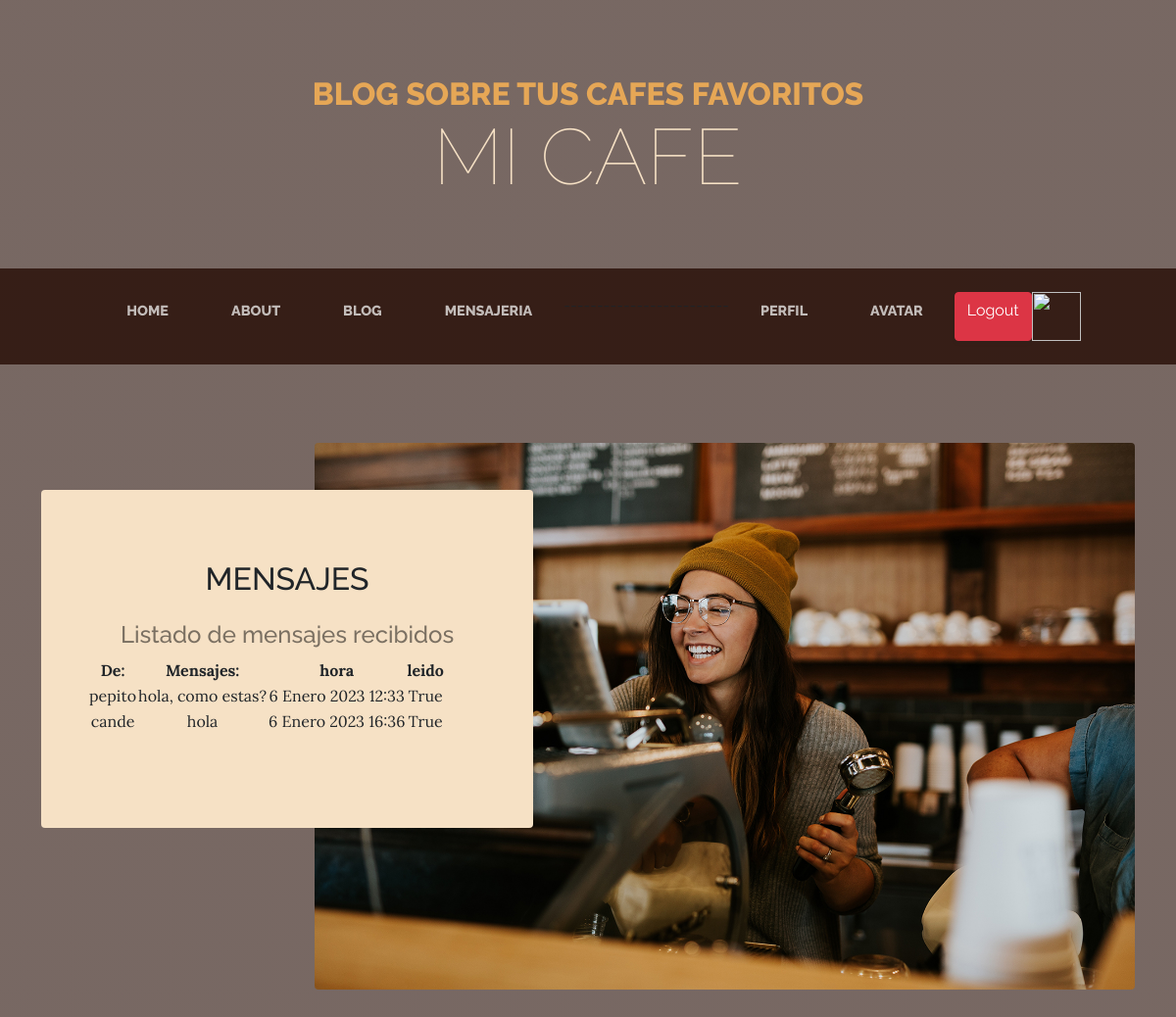
/leerMensaje (signed in), run on the app's committed database.
### mensajeria/models.py (models this page shows)
class Mensaje(models.Model):
    enviar = models.ForeignKey(User, on_delete=models.CASCADE, related_name='sender')
    recibir = models.ForeignKey(User, on_delete=models.CASCADE, related_name='receiver')
    mensaje = models.TextField(max_length=5000)
    a_quehora = models.DateTimeField(auto_now_add=True)
    leido = models.BooleanField(default=False)
    def __str__(self):
        return  str(self.leido) + " "+ self.mensaje + " "+ str(self.a_quehora)

### mensajeria/views.py (the view)
# urls.py: path("leerMensaje", leerMensaje , name = "leerMensaje"),
def leerMensaje(request):
    usuario = request.user
    herram = Mensaje.objects.filter(recibir = usuario)
    for mensaje in herram:
        mensaje.leido = True
        mensaje.save()
    print(herram)
    return render(request, "leerMensaje.html", {"mensajes": herram})

### mensajeria/templates/leerMensaje.html (shortened to what this page needs)
<!DOCTYPE html>
<html lang="en">
    <head>
        {% load static %}
        <link href="{% static 'cafe/css/styles.css' %}" rel="stylesheet" />
    </head>
    <body>
        <header>
            <h1 class="site-heading text-center text-faded d-none d-lg-block">
                <span class="site-heading-upper text-primary mb-3">Blog sobre tus cafes favoritos</span>
                <span class="site-heading-lower">MI CAFE</span>
            </h1>
        </header>
        <nav class="navbar navbar-expand-lg navbar-dark py-lg-4" id="mainNav">
            <div class="container">
                <div class="collapse navbar-collapse" id="navbarSupportedContent">
                    <ul class="navbar-nav mx-auto">
                        <li class="nav-item px-lg-4"><a class="nav-link text-uppercase" href="{% url 'inicio' %}">Home</a></li>
                        <li class="nav-item px-lg-4"><a class="nav-link text-uppercase" href="{% url 'about' %}">About</a></li>
                        <li class="nav-item px-lg-4"><a class="nav-link text-uppercase" href="{% url 'blog' %}">Blog</a></li>
                        {% if user.is_authenticated %}
                        <li class="nav-item px-lg-4"><a class="nav-link text-uppercase" href="{% url 'messages' %}">Mensajeria</a></li>
                        <p>-------------------------
                        </p>
                        <li class="nav-item px-lg-4"><a class="nav-link text-uppercase" href="{% url 'profile' %}">Perfil</a></li>
                        <li class="nav-item px-lg-4"><a class="nav-link text-uppercase" href="{% url 'agregarAvatar' %}">Avatar</a></li>
                        <a class="btn btn-danger" href="{% url 'logout' %}">Logout</a></li>
                        {% else %}
                        <li class="nav-item px-lg-4"><a class="nav-link text-uppercase" href="{% url 'login' %}">Login</a></li>
                        <li class="nav-item px-lg-4"><a class="nav-link text-uppercase" href="{% url 'register' %}">Register</a></li>
                        {% endif %}
                        <img src="{{ imagen }}" class="img" alt="">
                    </ul>
                </div>
            </div>
        </nav>
        <section class="page-section clearfix">
            <div class="container">
                <div class="intro">
                    <img class="intro-img img-fluid mb-3 mb-lg-0 rounded" src="{% static 'cafe/assets/img/intro.jpg' %}" alt="..." />
                    <div class="intro-text left-0 text-center bg-faded p-5 rounded">
                        <h2 class="section-heading mb-4">
                            <h2 class="section-heading mb-4">
                                {% block benvenuti %}
                                <span class="subheading">Mensajes</span>
                                    {% endblock %}
                                    {% block mensaje %}
                                    <h4 class="text-black-50" style="text-align: center;">Listado de mensajes recibidos</h4>
                                    <table >
                                        <tr>
                                            <th>De:      </th>
                                            <th>Mensajes:   </th>
                                            <th>hora        </th>
                                            <th>leido       </th>
                                        </tr>
                                        {% for indice in mensajes %}
                                        <tr>
                                            <td>{{ indice.enviar }}</td>
                                            <td style="text-align: center;">{{ indice.mensaje }}</td>
                                            <td>{{ indice.a_quehora }}</td>
                                            <td>{{ indice.leido }}</td>
                                        </tr>
                                        {% endfor %}
                                    </table>
                                    <br>
                                    <br>
                                    {% endblock %}
                </div>
            </div>
    </body>
</html>

### mensajeria/templates/leerMensaje.html (style rules this page uses)
.img { width: 50px; height: 50px; }

### data on the page
Mensaje: enviar "pepito", mensaje "hola, como estas?", a_quehora "6 Enero 2023 12:33", leido "True"
Mensaje: enviar "cande", mensaje "hola", a_quehora "6 Enero 2023 16:36", leido "True"
